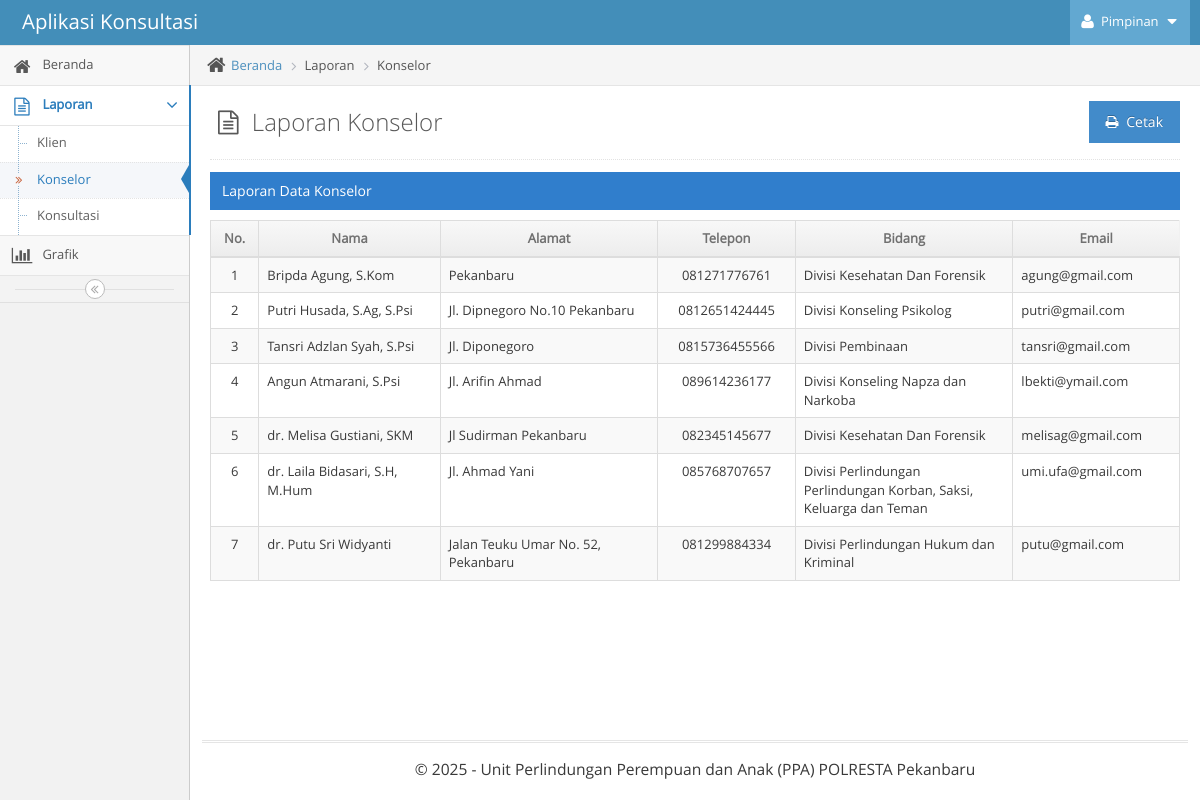
The page /admin/main.php?module=lap_konselor (signed in) on the database its author committed.
### tables this page shows
CREATE TABLE `tbl_konselor` (
  `id_konselor` int(11) NOT NULL,
  `nama_konselor` varchar(30) NOT NULL,
  `alamat` varchar(50) NOT NULL,
  `telepon` varchar(13) NOT NULL,
  `bidang` varchar(100) NOT NULL,
  `email` varchar(30) NOT NULL,
  `username` varchar(30) NOT NULL,
  `password` varchar(50) NOT NULL
);

### admin/modules/lap-konselor/view.php (the view)
<div class="breadcrumbs breadcrumbs-fixed" id="breadcrumbs">
	<ul class="breadcrumb">
		<li>
			<i class="ace-icon fa fa-home home-icon"></i>
			<a href="?module=beranda">Beranda</a>
		</li>
		<li class="active">Laporan</li>
		<li class="active">Konselor</li>
	</ul>
</div>
<div class="page-content">
	<div class="page-header">
		<div class="lap-konselor-header">
			<h1 style="color:#585858">
				<i style="margin-right:7px" class="ace-icon fa fa-file-text-o"></i> Laporan Konselor
			</h1>
			<a href="modules/lap-konselor/cetak.php" target="_blank" class="btn btn-primary lap-konselor-print">
				<i class="ace-icon fa fa-print"></i> Cetak
			</a>
		</div>
	</div>
	<div class="row">
		<div class="col-xs-12">
			<div class="row">
				<div class="col-xs-12">
					<div class="table-header">
						Laporan Data Konselor
					</div>
					<div class="table-responsive lap-konselor-table">
						<table id="simple-table" class="table table-striped table-bordered table-hover">
							<thead>
								<tr>
									<th>No.</th>
									<th>Nama</th>
									<th>Alamat</th>
									<th>Telepon</th>
									<th>Bidang</th>
									<th>Email</th>
								</tr>
							</thead>
							<tbody>
							<?php
							$no = 1;
							$query = mysqli_query($mysqli, "SELECT * FROM tbl_konselor ORDER BY id_konselor DESC") or die('Ada kesalahan pada query tampil data konselor: '.mysqli_error($mysqli));
                            while ($data = mysqli_fetch_assoc($query)) {
                             ?>
                            	<tr>
								<td width="40" class="center"><?php echo $no; ?></td>
								<td width="150"><?php echo $data['nama_konselor']; ?></td>
								<td width="180"><?php echo $data['alamat']; ?></td>
								<td width="70" class="center"><?php echo $data['telepon']; ?></td>
								<td width="180"><?php echo $data['bidang']; ?></td>
								<td width="100"><?php echo $data['email']; ?></td>
								</tr>
							<?php
                            	$no++;
                            } ?>
							</tbody>
						</table>
					</div>
				</div>
			</div>
		</div>
	</div>
</div>

### admin/assets/css/custom-admin.css (style rules this page uses)
.lap-konselor-header { display: flex; flex-wrap: wrap; align-items: center; justify-content: space-between; gap: 10px; }
.lap-konselor-print { white-space: nowrap; }
.lap-konselor-table { margin-top: 10px; }

### rows shown on the page
tbl_konselor: nama_konselor "Bripda Agung, S.Kom", alamat "Pekanbaru", telepon "081271776761", bidang "Divisi Kesehatan Dan Forensik", email "agung@gmail.com"
tbl_konselor: nama_konselor "Putri Husada, S.Ag, S.Psi", alamat "Jl. Dipnegoro No.10 Pekanbaru", telepon "0812651424445", bidang "Divisi Konseling Psikolog", email "putri@gmail.com"
tbl_konselor: nama_konselor "Tansri Adzlan Syah, S.Psi", alamat "Jl. Diponegoro", telepon "0815736455566", bidang "Divisi Pembinaan", email "tansri@gmail.com"
tbl_konselor: nama_konselor "Angun Atmarani, S.Psi", alamat "Jl. Arifin Ahmad", telepon "089614236177", bidang "Divisi Konseling Napza dan Narkoba", email "lbekti@ymail.com"
tbl_konselor: nama_konselor "dr. Melisa Gustiani, SKM", alamat "Jl Sudirman Pekanbaru", telepon "082345145677", bidang "Divisi Kesehatan Dan Forensik", email "melisag@gmail.com"
tbl_konselor: nama_konselor "dr. Laila Bidasari, S.H, M.Hum", alamat "Jl. Ahmad Yani", telepon "085768707657", bidang "Divisi Perlindungan Perlindungan Korban, Saksi, Keluarga dan Teman", email "umi.ufa@gmail.com"
tbl_konselor: nama_konselor "dr. Putu Sri Widyanti", alamat "Jalan Teuku Umar No. 52, Pekanbaru", telepon "081299884334", bidang "Divisi Perlindungan Hukum dan Kriminal", email "putu@gmail.com"

### other values the page prints
$_SESSION['nama_user'] "Pimpinan"
